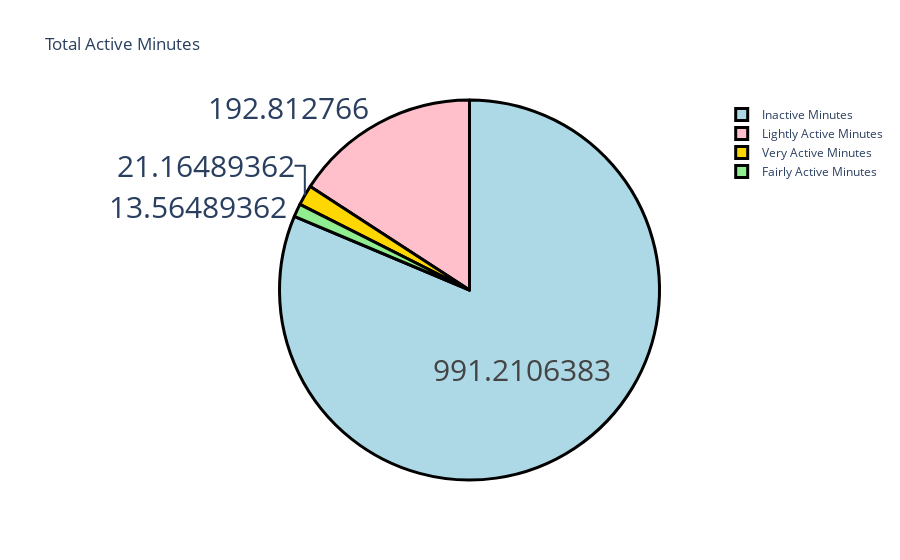

Here is the notebook cell this chart was saved with:
### Markdown cell above
Se puede observar una relación lineal entre el número de pasos y las calorías quemadas en un día.

### Code cell
# Obtener el número total promedio de minutos activos en un día.
label = ["Very Active Minutes", "Fairly Active Minutes", 
         "Lightly Active Minutes", "Inactive Minutes"]
counts = data[["VeryActiveMinutes", "FairlyActiveMinutes", 
               "LightlyActiveMinutes", "SedentaryMinutes"]].mean()
colors = ['gold','lightgreen', "pink", "lightblue"]

fig = go.Figure(data=[go.Pie(labels=label, values=counts)])
fig.update_layout(title_text='Total Active Minutes')
fig.update_traces(hoverinfo='label+percent', textinfo='value', textfont_size=30,
                  marker=dict(colors=colors, line=dict(color='black', width=3)))
fig.show()

### Figure 1 — Plotly figure (JSON) as saved in the notebook; plotly's stock layout.template omitted (floating-point values rounded to 4 significant figures)
{"data": [{"hoverinfo": "label+percent", "labels": ["Very Active Minutes", "Fairly Active Minutes", "Lightly Active Minutes", "Inactive Minutes"], "marker": {"colors": ["gold", "lightgreen", "pink", "lightblue"], "line": {"color": "black", "width": 3}}, "textfont": {"size": 30}, "textinfo": "value", "type": "pie", "values": [21.16, 13.56, 192.8, 991.2]}], "layout": {"title": {"text": "Total Active Minutes"}}}
